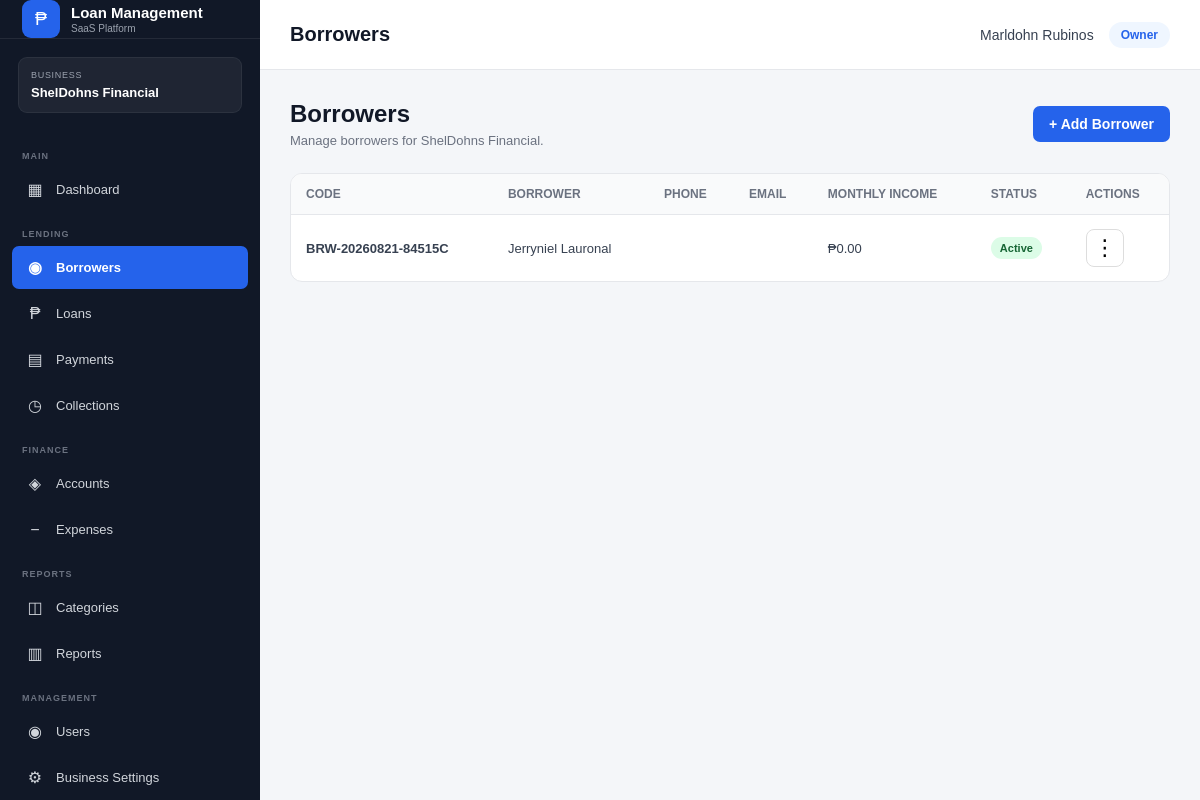
Before: /public/index.php?url=borrowers (signed in) with the older database file.
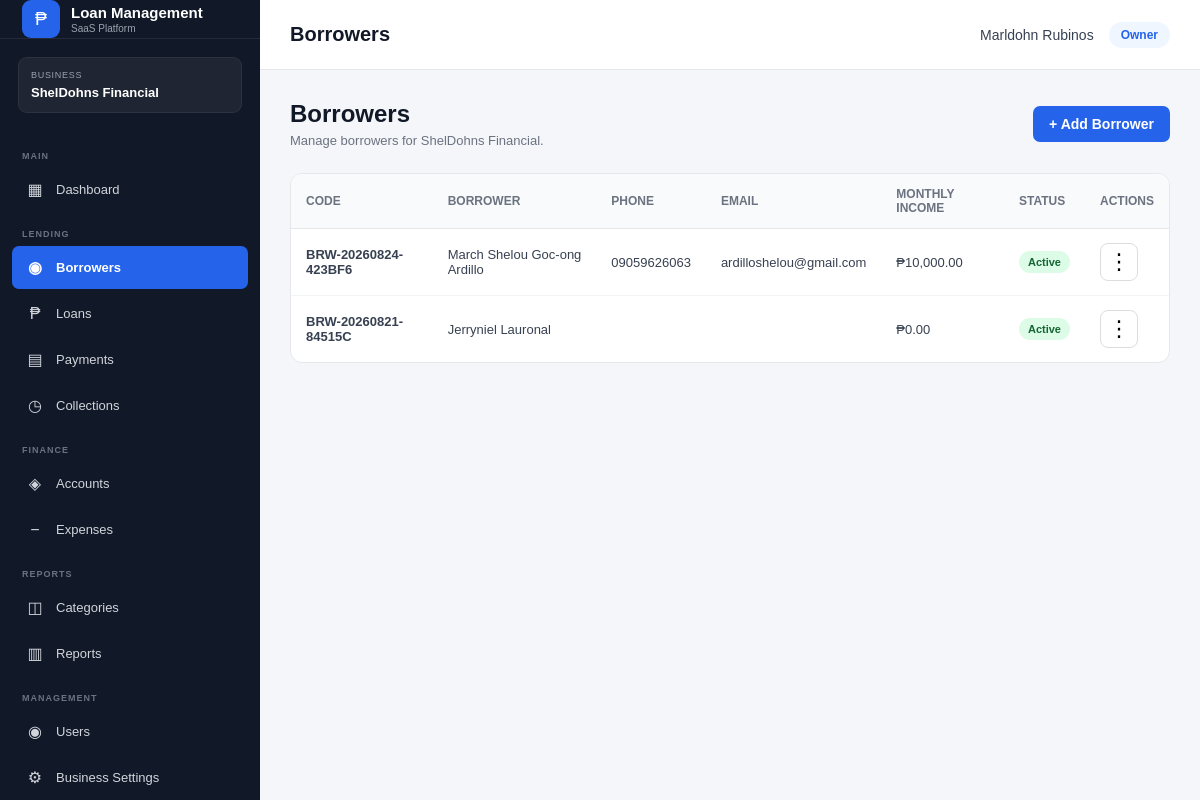
After: the same page with the newer database file.
### tables this page shows
CREATE TABLE `borrowers` (
  `id` int(10) UNSIGNED NOT NULL,
  `business_id` int(10) UNSIGNED NOT NULL,
  `borrower_code` varchar(50) NOT NULL,
  `first_name` varchar(100) NOT NULL,
  `middle_name` varchar(100) DEFAULT NULL,
  `last_name` varchar(100) NOT NULL,
  `email` varchar(150) DEFAULT NULL,
  `phone` varchar(30) DEFAULT NULL,
  `date_of_birth` date DEFAULT NULL,
  `gender` enum('male','female','other') DEFAULT NULL,
  `address` text DEFAULT NULL,
  `city` varchar(100) DEFAULT NULL,
  `province` varchar(100) DEFAULT NULL,
  `postal_code` varchar(20) DEFAULT NULL,
  `occupation` varchar(150) DEFAULT NULL,
  `employer` varchar(150) DEFAULT NULL,
  `monthly_income` decimal(15,2) DEFAULT 0.00,
  `status` enum('active','inactive','blacklisted') NOT NULL DEFAULT 'active',
  `notes` text DEFAULT NULL,
  `created_by` int(10) UNSIGNED DEFAULT NULL,
  `created_at` timestamp NOT NULL DEFAULT current_timestamp(),
  `updated_at` timestamp NOT NULL DEFAULT current_timestamp() ON UPDATE current_timestamp()
);

### app/controllers/BorrowerController.php (called while the page is built, shortened)
<?php
class BorrowerController
{
    private Borrower $borrower;
    public function __construct()
    {
        $this->borrower = new Borrower();
    }
    private function requireBusiness(): int
    {
        $businessId = Auth::businessId();
        return (int)$businessId;
    }
    public function index(): void
    {
        $businessId = $this->requireBusiness();
        $borrowers =
            $this->borrower
                ->getAllByBusiness(
                    $businessId
                );
        require APP_PATH .
            '/views/borrowers/index.php';
    }
}

### app/core/Database.php (called while the page is built, shortened)
<?php
class Database
{
    private static ?PDO $instance = null;
    public static function getInstance(): PDO
    {
        if (self::$instance === null) {
            $host = '127.0.0.1';
            $port = '3306';
            $database = 'loan_management_db';
            $username = 'root';
            $password = '';
            $dsn = "mysql:host={$host};port={$port};dbname={$database};charset=utf8mb4";
            try {
                self::$instance = new PDO(
                    $dsn,
                    $username,
                    $password,
                    [
                        PDO::ATTR_ERRMODE => PDO::ERRMODE_EXCEPTION,
                        PDO::ATTR_DEFAULT_FETCH_MODE =>
                            PDO::FETCH_ASSOC,
                        PDO::ATTR_EMULATE_PREPARES => false
                    ]
                );
            } catch (PDOException $e) {
                die(
                    'Database connection failed: ' .
                    $e->getMessage()
                );
            }
        }
        return self::$instance;
    }
}

### app/core/Auth.php (called while the page is built, shortened)
<?php
class Auth
{
    public static function check(): bool
    {
        return !empty($_SESSION['authenticated']);
    }
    public static function businessId(): ?int
    {
        return (int) $_SESSION['business_id'];
    }
}

### app/models/Borrower.php (called while the page is built, shortened)
<?php
class Borrower
{
    private PDO $db;
    public function __construct()
    {
        $this->db =
            Database::getInstance();
    }
    public function getAllByBusiness(
        int $businessId
    ): array {
        $sql = "
            SELECT
                id,
                business_id,
                borrower_code,
                first_name,
                middle_name,
                last_name,
                email,
                phone,
                date_of_birth,
                gender,
                address,
                city,
                province,
                postal_code,
                occupation,
                employer,
                monthly_income,
                status,
                notes,
                created_by,
                created_at,
                updated_at
            FROM borrowers
            WHERE business_id = :business_id
            ORDER BY id DESC
        ";
        $stmt =
            $this->db->prepare($sql);
        $stmt->execute([
            ':business_id' =>
                $businessId
        ]);
        return $stmt->fetchAll(
            PDO::FETCH_ASSOC
        );
    }
}

### app/views/borrowers/index.php (the view, shortened to what the rows shown need)
<!DOCTYPE html>
<html lang="en">
<head>
    <link
        rel="stylesheet"
        href="assets/css/style.css"
    >
</head>
<body>
<div class="main-content">
    <div class="container">
        <div class="page-header">
            <div>
                <h1>
                    Borrowers
                </h1>
            </div>
        </div>
        <?php if (empty($borrowers)): ?>
            <div class="form-card">
                <div class="empty-state">
                    <h3>
                        No Borrowers Found
                    </h3>
                    <p>
                        You haven't added any borrowers yet.
                    </p>
                    <br>
                    <a
                        href="index.php?url=borrowers/create"
                        class="btn btn-primary"
                    >
                        Add Your First Borrower
                    </a>
                </div>
            </div>
        <?php else: ?>
            <div class="table-container">
                <table>
                    <thead>
                        <tr>
                            <th>
                                Code
                            </th>
                            <th>
                                Borrower
                            </th>
                            <th>
                                Phone
                            </th>
                            <th>
                                Email
                            </th>
                            <th>
                                Monthly Income
                            </th>
                            <th>
                                Status
                            </th>
                            <th>
                                Actions
                            </th>
                        </tr>
                    </thead>
                    <tbody>
                    <?php foreach (
                        $borrowers
                        as $borrower
                    ): ?>
                        <?php
                        $borrowerId =
                            (int) (
                                $borrower['id']
                                ?? 0
                            );
                        $borrowerCode =
                            $borrower['borrower_code']
                            ?? '-';
                        $firstName =
                            $borrower['first_name']
                            ?? '';
                        $middleName =
                            $borrower['middle_name']
                            ?? '';
                        $lastName =
                            $borrower['last_name']
                            ?? '';
                        $borrowerName =
                            trim(
                                $firstName
                                . ' '
                                . $middleName
                                . ' '
                                . $lastName
                            );
                        $phone =
                            $borrower['phone']
                            ?? '-';
                        $email =
                            $borrower['email']
                            ?? '-';
                        $monthlyIncome =
                            (float) (
                                $borrower['monthly_income']
                                ?? 0
                            );
                        $status =
                            $borrower['status']
                            ?? 'active';
                        $statusClass =
                            'status-' . $status;
                        ?>
                        <tr>
                            <td>
                                <strong>
                                    <?= htmlspecialchars(
                                        $borrowerCode
                                    ) ?>
                                </strong>
                            </td>
                            <td>
                                <?= htmlspecialchars(
                                    $borrowerName
                                ) ?>
                            </td>
                            <td>
                                <?= htmlspecialchars(
                                    $phone
                                ) ?>
                            </td>
                            <td>
                                <?= htmlspecialchars(
                                    $email
                                ) ?>
                            </td>
                            <td>
                                ₱<?= number_format(
                                    $monthlyIncome,
                                    2
                                ) ?>
                            </td>
                            <td>
                                <span
                                    class="status <?= htmlspecialchars(
                                        $statusClass
                                    ) ?>"
                                >
                                    <?= htmlspecialchars(
                                        ucfirst($status)
                                    ) ?>
                                </span>
                            </td>
                            <td>
                                <div
                                    class="borrower-action-menu"
                                >
                                    <button
                                        type="button"
                                        class="borrower-action-button"
                                        onclick="toggleBorrowerActions(<?= $borrowerId ?>)"
                                        aria-label="Borrower actions"
                                        aria-expanded="false"
                                        data-borrower-id="<?= $borrowerId ?>"
                                    >
                                        ⋮
                                    </button>
                                </div>
                            </td>
                        </tr>
                    <?php endforeach; ?>
                    </tbody>
                </table>
            </div>
        <?php endif; ?>
    </div>
</div>
</body>
</html>

Changed rows visible on the page:
added borrowers: borrower_code "BRW-20260824-423BF6", borrowerName "March Shelou Goc-ong Ardillo", phone "09059626063", email "ardilloshelou@gmail.com", monthly_income "10,000.00", status "Active"
